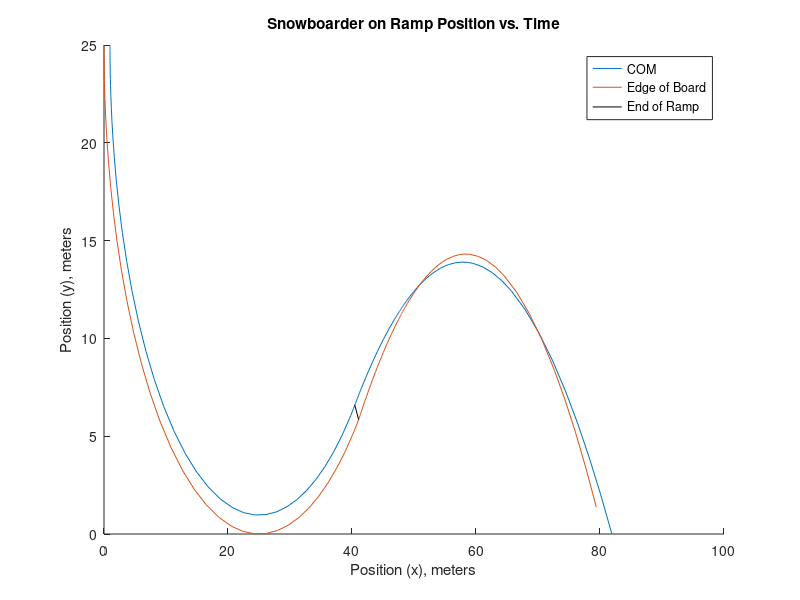
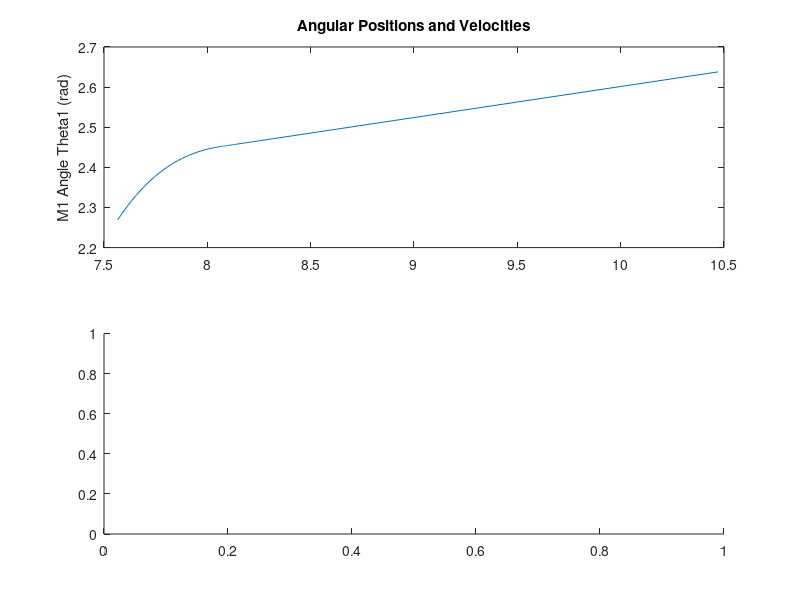

MATLAB code to generate these figures, in order: (Note: this script raises an error after producing the figures.)
%
function snowboard
clear all
close all


g = 9.81;                   % gravitational acceleration in m/s^2
m = 50;                     % mass in kg
r = 25;                     % ramp radius in m
ramp_theta_cutoff = 40;     % where ramp ends, degrees


%Model the snowboarder as a cylinder rotating around an axis through the
%"long" side, not the circular faces. The snowboarder has an MOI of 1/12
%ml^2, where l = the distance from their COM to the board. We change the
%length of the cylinder at a constant rate.
COM_board_dist = 0.55*1.754;    % distance btwn snowboard/ground and person's COM. this number is very not fact checked
COM_board_end = 0.3048;         % distance btwn snowboard/ground and person's COM, crouched
MOI_change_time = .5;           % time taken for moment of inertia to change
Ldot = (COM_board_end - COM_board_dist)/MOI_change_time;
r_COM = r - COM_board_dist;

% initial values phase 1
z0_1=[0, 0];

% Time and ode
t_span = [0, 15]; 

reltol = 1.0e-9;
options1= odeset('RelTol', reltol,'Events',@event_stop_1);

[T1,Z1] = ode45(@eom1, t_span, z0_1, options1);

T1_end = T1(end);

%Stage 2 setup - defining IC's etc
x0 = r + r_COM*sind(ramp_theta_cutoff);     %considering left edge of ramp where x = 0
y0 = r - r_COM*cosd(ramp_theta_cutoff);     %considering lowest point of ramp where y=0
v0_mag = r_COM*(Z1(length(Z1),2));
vx0 = v0_mag*cos(Z1(length(Z1),1) - pi/2);
vy0 = v0_mag*sin(Z1(length(Z1),1) - pi/2);

%angle of snowboarder's body - COM relative to edge
t_b0 = Z1(length(Z1),1);
t_bdot0 = Z1(length(Z1),2);
z0_2 = [x0,y0,vx0,vy0,t_b0,t_bdot0,COM_board_dist];
t_span2 = [T1_end, 10];
options2 = odeset('RelTol',reltol,'Events',@event_stop_3);

[T2,Z2] = ode45(@eom2,t_span2,z0_2,options2);
T2 = T2+T1_end;

%{
%%%%%%%%%%%%%%%%%%%%%%%%%%%%%%%%%This was an attempt to use a third ODE to
model the constant MOI phase of the motion. I realized I couldn't use the
events on it properly, so it's commented out

%Stage 3 setup - defining ICs
end_index = length(Z2);
T2_end = T2(end);
z0_3 = Z2(end_index,1:6);
t_span3 = [T2_end,40];
options3 = odeset('RelTol',reltol,'Events',@event_stop_3);
[T3,Z3] = ode45(@eom3,t_span3,z0_3,options3);
%}

full_time = [T1;T2];
ramp_angle = Z1(:,1);
%Convert stage 1 to Cartesian Coordinates
COMramp_cart = [r - r_COM*cos(ramp_angle),r - r_COM*sin(ramp_angle)];
Edge_ramp_cart = [r*(1 - cos(ramp_angle)),r*(1 - sin(ramp_angle))];

%Get stage 2 position in Cartesian Coordinates
COMair_cart2 = Z2(:,1:2);
body_angle_2 = Z2(:,5);
Edge_air_cart2 = COMair_cart2 - (Z2(:,7)).*[cos(body_angle_2),sin(body_angle_2)];


%{
%%%%%%%%%%%%%%%% Removed stage 3 stuff
COMair_cart3 = Z3(:,1:2);
body_angle_3 = Z3(:,5);
Edge_air_cart3 = COMair_cart3 - COM_board_end.*[cos(body_angle_3),sin(body_angle_3)];
Edge_air_cart = [Edge_air_cart2;Edge_air_cart3];
%}

%Combine coordinates
COMcart = [COMramp_cart;COMair_cart2];
Edge_cart = [Edge_ramp_cart;Edge_air_cart2];


%{
figure(1)
%%%%%%%%%%%%%%% Plotting stage 1 and 2 separately for debugging, no longer
necessary for final 
plot(COMramp_cart(:,1),COMramp_cart(:,2));
figure(2)
plot(COMair_cart2(:,1),COMair_cart2(:,2));
%}

% Full trajectory of snowboarder
hold on
plot(COMcart(:,1),COMcart(:,2));
plot(Edge_cart(:,1),Edge_cart(:,2));
plot([COMramp_cart(length(COMramp_cart),1) Edge_ramp_cart(length(Edge_ramp_cart),1)], ...
    [COMramp_cart(length(COMramp_cart),2) Edge_ramp_cart(length(Edge_ramp_cart),2)], '-black');
legend("COM","Edge of Board","End of Ramp")
xlabel("Position (x), meters")
ylabel("Position (y), meters")
title("Snowboarder on Ramp Position vs. Time")
hold off

% Angular Velocity and Acceleration of COM

figure()
subplot(2,1,1)
plot(T2,body_angle_2)
hold
ylabel('M1 Angle Theta1 (rad)')
title('Angular Positions and Velocities')
subplot(2,1,2)
plot(T, theta2)
hold
ylabel('M2 Angle Theta2 (rad)')

figure(2)

%%%%%%%%%%%%%%%%%%%%%%%%%%%%%%%%%%%%%%%%%%%%%%%%%%%%%%%%%%%%%%%%
function dzdt = eom1 (T,Z)
%Stage 1 (Snowboarder on ramp EOM)
% DAE form
% eom + constraint eqn (written wrt state variables) 
%z1 = theta, z2 = thetadot
F_d = 0;%adding a drag force = 0 in case we want to implement this later

dz1dt = Z(2);
dz2dt = g*cos(Z(1))/r - F_d/m;
dzdt = [dz1dt;dz2dt];

end
%%%%%%%%%%%%%%%%%%%%%%%%%%%%%%%%%%%%%%%%%%%%%%%%%%%%%%%%%%%%%%%%%%%%%
function dzdt = eom2(T,Z)
%Stage 2 - Snowboarder in air's COM EOM - changing MOI
%z1 = x, z2 = y, z3 = xdot, z4 = ydot, z5 = t_b angle, z6 = t_bdot, z7=L

dz1dt = Z(3);
dz2dt = Z(4);
dz3dt = 0;
dz4dt = -g;
dz5dt = Z(6);
if T < (T1_end + MOI_change_time)
    dz6dt = 2*Ldot*Z(6)/Z(7);
else 
    dz6dt = 0;
end
dz7dt = Ldot;

dzdt = [dz1dt;dz2dt;dz3dt;dz4dt;dz5dt;dz6dt;dz7dt];

end
%{
Stage 3 EOM where MOI is always constant
function dzdt = eom3(T,Z)
    dzdt = [Z(3);Z(4);0;-g;Z(6);0];
end
%}    
%%%%%%%%%%%%%%%%%%%%%%%%%%%%%%%%%%%%%%%%%%%%%%%%%%%%%%%%%%%%%%%%%%%%%%%%%%%

function [eventvalue,stopthecalc,eventdirection] = event_stop_1(T,Z)
    eventvalue      =  (Z(1)-((ramp_theta_cutoff + 90)*2*pi/360));%event at end of ramp defined by ramp angle cutoff
    stopthecalc     =  1;       %  Stop if event occurs
    eventdirection  = 1;       %  Detect only events with dydt>0
end
%{
function [eventval,stop,dir] = event_stop_2(T,Z)
    eventval = T - MOI_change_time;
    stop = 1;%stop if event occurs setting = true
    dir = 1;%event only occurs if dLdt > 0
end
%}
function [eventval,stop,dir] = event_stop_3(T,Z)
    eventval = Z(2); %event at y = 0
    stop = 1;%stop if event occurs setting = true
    dir = -1;%event only occurs if dydt < 0

end

end